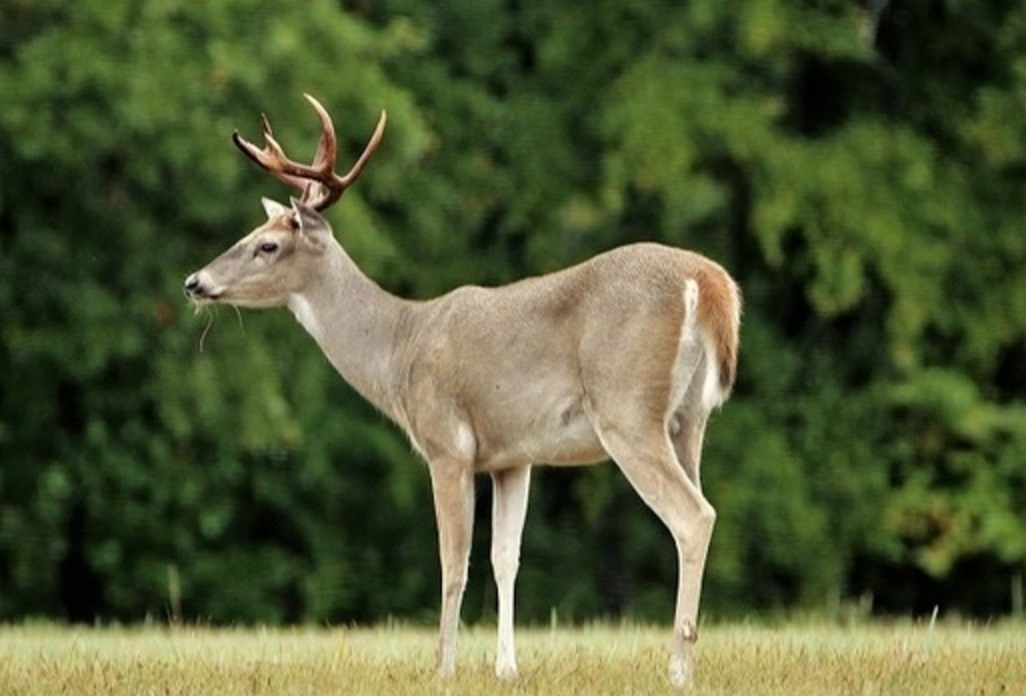
#> input picture Graph-Segmentation-First-Attempts/deer.jpg, 1026 x 696 px; the run also reads 4 pictures not shown here
$ jupyter execute --allow-errors Segmentacja-k-spojnosc.ipynb
#> lines starting #> are read from the running program, lines starting #| are printed output that depends on the picture
# Reprezentacja grafowa obrazu #
Plan:

1. Wczytywanie obrazu.

2. Transformacja do grafu.

3. Wizualizacja za pomocą programu *graphviz*.

## Import bibliotek##

[cell 1]
from PIL import Image
import numpy as np
import networkx as nx
from graphviz import Graph
from networkx.algorithms import approximation as apxa
from random import randint
import matplotlib.pyplot as plt

## 1. Wczytywanie obrazu ##

[cell 2]
image = Image.open("./deer.jpg")
#> image is the input picture: PIL image 1026x696 RGB; mean R, G, B 80, 89.4, 52.8

Teraz należy przekształcić obraz do postaci macierzy $64 \times 64 \times 3$. Jej elementami będą wartości poszczególnych pikseli. Zauważmy, że jest to macierz 3-wymiarowa - ostatni wymiar odpowiada warstwom *RGB*. Proponuję zatem rozważyć trzy macierze reprezentujące odpowiednie warstwy.

[cell 3]
image = image.resize((128,128))
#> image: PIL image 128x128 RGB
image_arr = np.array(image, dtype='int16')
image_arr.shape
#> Out = (128, 128, 3)

[cell 4]
channel_r = image_arr[:,:,0]
channel_g = image_arr[:,:,1]
channel_b = image_arr[:,:,2]

[cell 5]
channel_r.shape
#> Out = (128, 128)

[cell 6]
plt.imshow(image)

TODO - wyświetlić jak wyglądają obrazy tych warstwy...

## 2. Transformacja do grafu ##

Następnie przystępujemy do budowy grafów $G_r, G_g, G_b$ reprezentujących warstwy obrazu.

**Opis konstrukcji**: wierzchołki to piksele, krawędź łącząca sąsiednie piksele $p_1, p_2$ ma wagę $d(p_1, p_2) = abs(w(p_1) - w(p_2))$, istnieje jeśli $d \leq p$, gdzie $p$ to wyznaczona przez autora *granica*.

[cell 7]
# User może zdefiniować jaka jest granica
p = 15

[cell 8]
def init_graphs():
    graph_r = nx.Graph()
    graph_g = nx.Graph()
    graph_b = nx.Graph()

    return graph_r, graph_g, graph_b

[cell 9]
# graph_r, graph_g, graph_b = init_graphs()

Definiowanie zbiorów wierzchołków grafów $G_r, G_g, G_b$

[cell 10]
def define_nodes(graph, shape):
    for i in range(shape[0]):
        for j in range(shape[1]):
            graph.add_node((i, j)) # wierzchołki to pary (i,j)

[cell 11]
# define_nodes(graph_r, image_arr.shape)
# define_nodes(graph_g, image_arr.shape)
# define_nodes(graph_b, image_arr.shape)

Definiowanie zbiorów krawędzi grafów $G_r, G_g, G_b$ przy uwzględnieniu granicy $p$.

[cell 12]
def define_edges(graph, channel, shape, p):
    for i in range(shape[0]):
        for j in range(shape[1]):
            # badamy wcześniejszych sąsiadów piksela (i,j)
            if i - 1 >= 0 and abs(channel[i][j] - channel[i-1][j]) <= p:
                graph.add_edge((i, j), (i-1, j), weight=abs(channel[i][j] - channel[i-1][j]))

            if j - 1 >= 0 and abs(channel[i][j] - channel[i][j-1]) <= p:
                graph.add_edge((i, j), (i, j-1), weight=abs(channel[i][j] - channel[i][j-1]))

    # [5 lines of commented-out code are left out]

[cell 13]
# define_edges(graph_r, channel_r)
# define_edges(graph_g, channel_g)
# define_edges(graph_b, channel_b)

## 3. Wizualizacja grafu za pomocą narzędzia *graphviz* ##

[cell 14]
# [15 lines of commented-out code are left out]

Poniższy kod pozwala na wygenerowanie grafu o wierzchołkach ułożonych zgodnie z układem pikseli w wyjściowym obrazku.

[cell 15]
# [14 lines of commented-out code are left out]

## 4. Wyznaczenie składowych k-spójnych

#> (a cell that did not finish here is left out)

[cell 17]
# ten graf nie jest 3-spójny...
# k_components_r[3]

#> (a cell that did not finish here is left out)

#> (a cell that did not finish here is left out)

[cell 20]
# colors = ['palegreen3', 'paleturquoise3', 'palevioletred3','azure', 'pink1',
#           'plum1', 'purple', 'purple4', 'salmon', 'coral',
#           'seagreen', 'violet', 'deeppink', 'crimson', 'grey',
#           'darkred', 'tomato', 'teal', 'indigo', 'magenta']

[cell 21]
# [13 lines of commented-out code are left out]

[cell 22]
# name = 'hen_' + str(image.size[0]) + '_p' + str(p)
# two_connected_subgraph.render(filename=name)

## Inna metoda wizualizacji efektu segmentacji ##

Biorę kolejne komponenty, wyliczam średnią wartość piksela dla danego komponentu i nanoszę na kolejne channele RGB.

[cell 23]
def get_result_channel(channel, two_connected_components):

    result = np.full(channel.shape, 255)

    for component in two_connected_components:
        num_of_pixels = len(component)
        value_acc = 0.0
        for pair in component:
            value_acc += channel[pair[0]][pair[1]]

        avg_value = value_acc / num_of_pixels # średnia wartość piksela, będzie to kolor reprezentujący dany segment

        avg_value = int(avg_value)
        for pair in component:
            result[pair[0]][pair[1]] = avg_value

    return result

[cell 24]
# r_result = get_result_channel(channel_r, two_connected_components_r)
# g_result = get_result_channel(channel_g, two_connected_components_g)
# b_result = get_result_channel(channel_b, two_connected_components_b)

[cell 25]
im = np.zeros((image_arr.shape[0],image_arr.shape[0],3))
#> (the rest of this cell did not finish here and is left out)

## Powyższe funkcje są składowymi następującego pipeline'a ##
Poniższa funkcja przyjmuje jako argumenty ścieżkę do obrazu, wartość graniczną $p$ oraz wymiary wyjściowego obrazu.

[cell 26]
def two_connected_pipeline(image_path, p, shape):
#> called with image_path = './lion.jpg', p = 9, shape = (256, 256)
    image = Image.open(image_path)
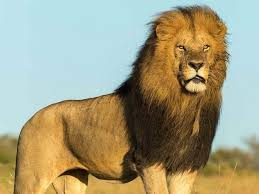
#> input picture Graph-Segmentation-First-Attempts/lion.jpg, 259 x 194 px
#> image is the input picture: PIL image 259x194 RGB; mean R, G, B 163.1, 157.8, 128.9

    image = image.resize(shape)
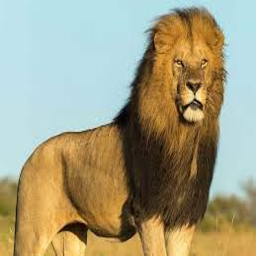
#> image: PIL image 256x256 RGB; mean R, G, B 163.1, 157.8, 129
    image_arr = np.array(image, dtype='int16')
#> image_arr: shape (256, 256, 3) int16

    channel_r = image_arr[:,:,0]
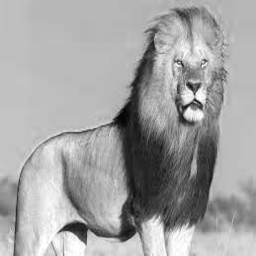
#> channel_r: shape (256, 256) int16; min 0, max 255, mean 163.1
    channel_g = image_arr[:,:,1]
#> channel_g: shape (256, 256) int16
    channel_b = image_arr[:,:,2]
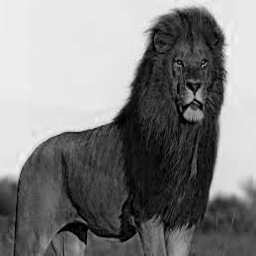
#> channel_b: shape (256, 256) int16; min 0, max 255, mean 129

    graph_r, graph_g, graph_b = init_graphs()

    define_nodes(graph_r, shape)
    define_nodes(graph_g, shape)
    define_nodes(graph_b, shape)

    define_edges(graph_r, channel_r, shape, p)
    define_edges(graph_g, channel_g, shape, p)
    define_edges(graph_b, channel_b, shape, p)

    k_components_r = apxa.k_components(graph_r)
    k_components_g = apxa.k_components(graph_g)
    k_components_b = apxa.k_components(graph_b)

    two_connected_components_r = k_components_r[2]
    two_connected_components_g = k_components_g[2]
    two_connected_components_b = k_components_b[2]

    r_result = get_result_channel(channel_r, two_connected_components_r)
#> after the loop in get_result_channel, `for component in two_connected_components:`: result: shape (256, 256) int64; 164 distinct labels, from 23 to 255
    g_result = get_result_channel(channel_g, two_connected_components_g)
#> after the loop in get_result_channel (call 2), `for component in two_connected_components:`: result: shape (256, 256) int64; 150 distinct labels, from 5 to 255
    b_result = get_result_channel(channel_b, two_connected_components_b)
#> after the loop in get_result_channel (call 3), `for component in two_connected_components:`: result: shape (256, 256) int64; 130 distinct labels, from 0 to 255

    result = np.zeros((shape[0], shape[1], 3))
    result[:,:,0] = r_result
#> result: shape (256, 256, 3) float64
    result[:,:,1] = g_result
    result[:,:,2] = b_result
    result = np.array(result, dtype='int16')

    figure = plt.figure()
    figure.add_subplot(1,2,1)
    plt.imshow(image)
    figure.add_subplot(1,2,2)
    plt.imshow(result)
    plt.show(block=True)

[cell 27]
image_path = './lion.jpg'
p = 9
shape = (256,256)

[cell 28]
two_connected_pipeline(image_path, p, shape)

## Wpływ parametru p na wynik segmentacji ##

[cell 29]
two_connected_pipeline(image_path, 30, shape)
#> after the loop in get_result_channel (call 4), `for component in two_connected_components:`: result: shape (256, 256) int64; 13 distinct labels, from 74 to 255
#> after the loop in get_result_channel (call 5), `for component in two_connected_components:`: result: shape (256, 256) int64; 13 distinct labels, from 34 to 255
#> after the loop in get_result_channel (call 6), `for component in two_connected_components:`: result: shape (256, 256) int64; 13 distinct labels, from 6 to 255

[cell 30]
two_connected_pipeline(image_path, 15, shape)
#> after the loop in get_result_channel (call 7), `for component in two_connected_components:`: result: shape (256, 256) int64; 76 distinct labels, from 24 to 255
#> after the loop in get_result_channel (call 8), `for component in two_connected_components:`: result: shape (256, 256) int64; 71 distinct labels, from 5 to 255
#> after the loop in get_result_channel (call 9), `for component in two_connected_components:`: result: shape (256, 256) int64; 63 distinct labels, from 0 to 255

[cell 31]
two_connected_pipeline(image_path, 10, shape)
#> call 4 of two_connected_pipeline, with image_path = './lion.jpg', p = 10, shape = (256, 256)
#> after the loop in get_result_channel (call 10), `for component in two_connected_components:`: result: shape (256, 256) int64; 150 distinct labels, from 24 to 255
#> after the loop in get_result_channel (call 11), `for component in two_connected_components:`: result: shape (256, 256) int64; 147 distinct labels, from 5 to 255
#> after the loop in get_result_channel (call 12), `for component in two_connected_components:`:
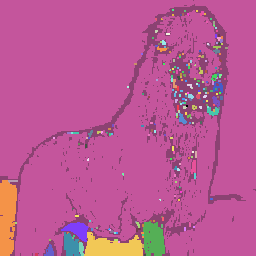
#> result: shape (256, 256) int64; 122 distinct labels, from 0 to 255; one colour per label, 0 black
#> in two_connected_pipeline (call 4), `plt.show(block=True)`:
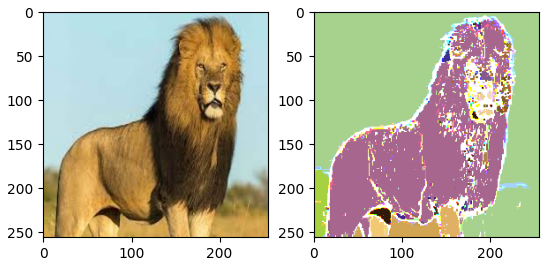
#> figure drawn by matplotlib, 2 panels

[cell 32]
two_connected_pipeline(image_path, 8, shape)
#> after the loop in get_result_channel (call 13), `for component in two_connected_components:`:
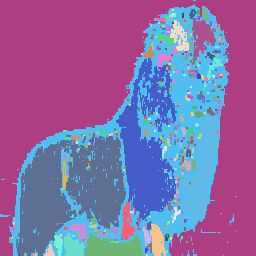
#> result: shape (256, 256) int64; 190 distinct labels, from 20 to 255; one colour per label, 0 black
#> after the loop in get_result_channel (call 14), `for component in two_connected_components:`:
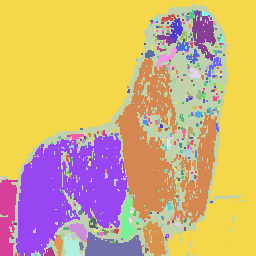
#> result: shape (256, 256) int64; 165 distinct labels, from 5 to 255; one colour per label, 0 black
#> after the loop in get_result_channel (call 15), `for component in two_connected_components:`:
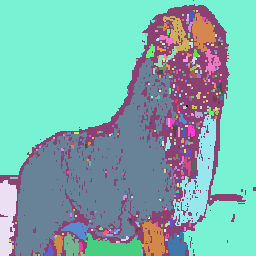
#> result: shape (256, 256) int64; 128 distinct labels, from 0 to 255; one colour per label, 0 black
#> in two_connected_pipeline (call 5), `result[:,:,0] = r_result`:
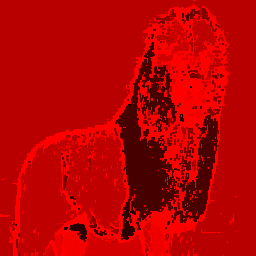
#> result: shape (256, 256, 3) float64; mean of channels 0, 1, 2 184.2, 0, 0; drawn as R, G, B

[cell 33]
two_connected_pipeline(image_path, 5, shape)
